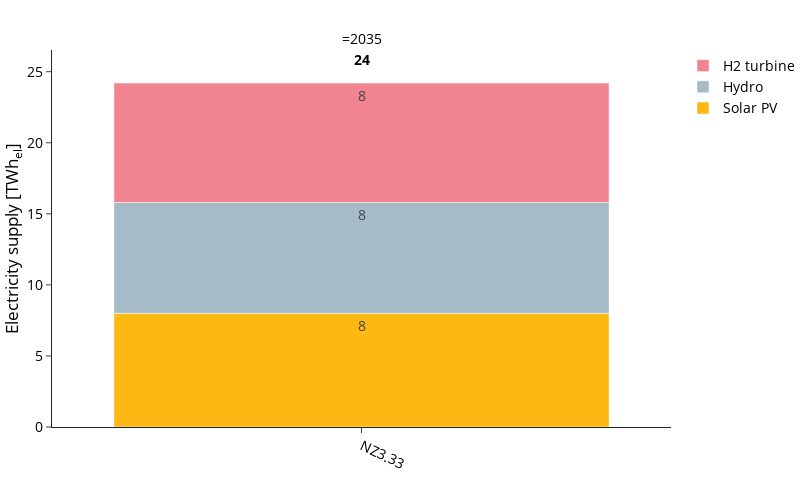

Notebook cell for this chart:
### Markdown cell above
### Electricity Supply

### Code cell
plot_config['chart_config'] = yaml_config['charts']['electricity_supply']

fig, df = plot_energy_balance(
    carrier="AC",
    balance_dict=balance_dict,
    config=plot_config,
    rename_function=rename_electricity,
    show_supply=True,
    save_dir=SDIR
)

fig.show()

### Figure 1 — Plotly figure (JSON) as saved in the notebook; plotly's stock layout.template omitted (floating-point values rounded to 4 significant figures)
{"data": [{"hovertemplate": "=%{x}<br>Electricity supply [TWh<sub>el</sub>]=%{text}<extra></extra>", "legendgroup": "Solar PV", "marker": {"color": "#fdb913", "pattern": {"shape": ""}}, "name": "Solar PV", "orientation": "v", "showlegend": true, "text": [8.0], "textangle": 0, "textposition": "inside", "texttemplate": "%{y:.0f}", "type": "bar", "x": ["NZ3.33"], "xaxis": "x", "y": [8.0], "yaxis": "y"}, {"hovertemplate": "=%{x}<br>Electricity supply [TWh<sub>el</sub>]=%{text}<extra></extra>", "legendgroup": "Hydro", "marker": {"color": "#a6bbc8", "pattern": {"shape": ""}}, "name": "Hydro", "orientation": "v", "showlegend": true, "text": [7.8], "textangle": 0, "textposition": "inside", "texttemplate": "%{y:.0f}", "type": "bar", "x": ["NZ3.33"], "xaxis": "x", "y": [7.8], "yaxis": "y"}, {"hovertemplate": "=%{x}<br>Electricity supply [TWh<sub>el</sub>]=%{text}<extra></extra>", "legendgroup": "H2 turbine", "marker": {"color": "#f08591", "pattern": {"shape": ""}}, "name": "H2 turbine", "orientation": "v", "showlegend": true, "text": [8.4], "textangle": 0, "textposition": "inside", "texttemplate": "%{y:.0f}", "type": "bar", "x": ["NZ3.33"], "xaxis": "x", "y": [8.4], "yaxis": "y"}, {"hoverinfo": "skip", "mode": "text", "showlegend": false, "text": ["24"], "textfont": {"color": "black", "size": 14, "weight": "bold"}, "textposition": "top center", "type": "scatter", "x": ["NZ3.33"], "xaxis": "x", "y": [25.2], "yaxis": "y"}], "layout": {"annotations": [{"font": {}, "showarrow": false, "text": "=2035", "x": 0.5, "xanchor": "center", "xref": "paper", "y": 1, "yanchor": "bottom", "yref": "paper"}], "barmode": "relative", "height": 500, "legend": {"title": {"text": ""}, "tracegroupgap": 0, "traceorder": "reversed"}, "width": 800, "xaxis": {"anchor": "y", "categoryarray": [], "categoryorder": "array", "domain": [0, 1], "tickangle": 25, "title": {"text": ""}}, "yaxis": {"anchor": "x", "domain": [0, 1], "title": {"text": "Electricity supply [TWh<sub>el</sub>]"}}}}
